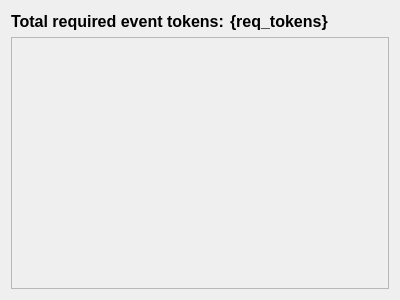
<?xml version="1.0" encoding="UTF-8"?>
<ui version="4.0">
 <class>ModuleShopEvent</class>
 <widget class="QWidget" name="ModuleShopEvent">
  <property name="geometry">
   <rect>
    <x>0</x>
    <y>0</y>
    <width>400</width>
    <height>300</height>
   </rect>
  </property>
  <property name="windowTitle">
   <string>Form</string>
  </property>
  <layout class="QGridLayout" name="gridLayout_2">
   <item row="0" column="0">
    <widget class="QLabel" name="reqTokenTitleLabel">
     <property name="font">
      <font>
       <pointsize>12</pointsize>
       <weight>75</weight>
       <bold>true</bold>
      </font>
     </property>
     <property name="text">
      <string>Total required event tokens:</string>
     </property>
    </widget>
   </item>
   <item row="0" column="1">
    <widget class="QLabel" name="reqTokenLabel">
     <property name="font">
      <font>
       <pointsize>12</pointsize>
       <weight>75</weight>
       <bold>true</bold>
      </font>
     </property>
     <property name="text">
      <string>{req_tokens}</string>
     </property>
    </widget>
   </item>
   <item row="0" column="2">
    <spacer name="horizontalSpacer_2">
     <property name="orientation">
      <enum>Qt::Horizontal</enum>
     </property>
     <property name="sizeHint" stdset="0">
      <size>
       <width>40</width>
       <height>20</height>
      </size>
     </property>
    </spacer>
   </item>
   <item row="1" column="0" colspan="3">
    <widget class="QScrollArea" name="scrollArea">
     <property name="widgetResizable">
      <bool>true</bool>
     </property>
     <widget class="QWidget" name="scrollAreaWidgetContents">
      <property name="geometry">
       <rect>
        <x>0</x>
        <y>0</y>
        <width>380</width>
        <height>254</height>
       </rect>
      </property>
      <layout class="QGridLayout" name="gridLayout">
       <item row="0" column="0">
        <widget class="QWidget" name="widget" native="true"/>
       </item>
       <item row="0" column="1">
        <widget class="QWidget" name="widget_2" native="true"/>
       </item>
       <item row="0" column="3">
        <spacer name="horizontalSpacer">
         <property name="orientation">
          <enum>Qt::Horizontal</enum>
         </property>
         <property name="sizeHint" stdset="0">
          <size>
           <width>40</width>
           <height>20</height>
          </size>
         </property>
        </spacer>
       </item>
       <item row="0" column="2">
        <widget class="QWidget" name="widget_3" native="true"/>
       </item>
      </layout>
     </widget>
    </widget>
   </item>
  </layout>
 </widget>
 <resources/>
 <connections/>
</ui>
